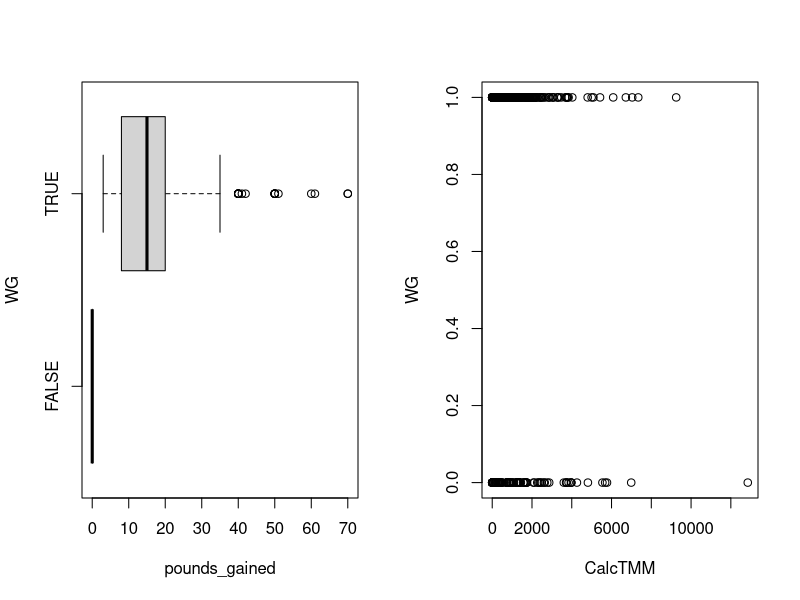
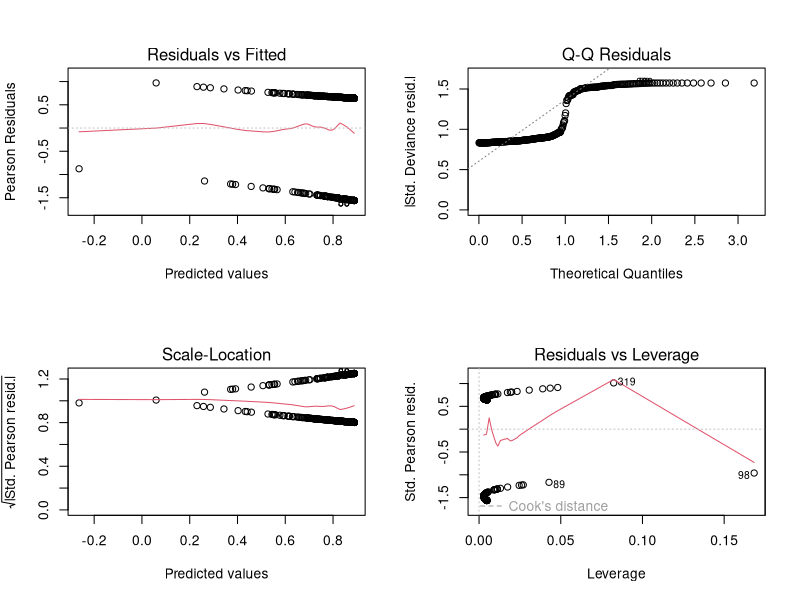
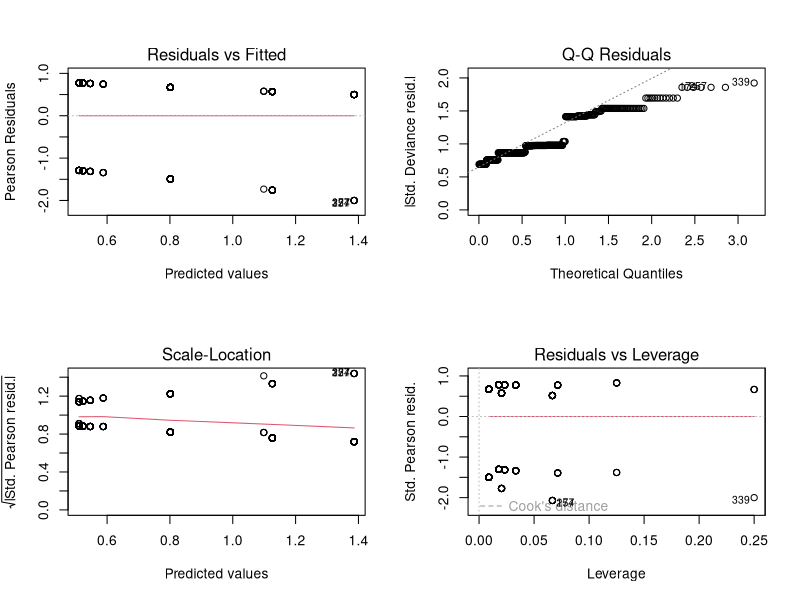
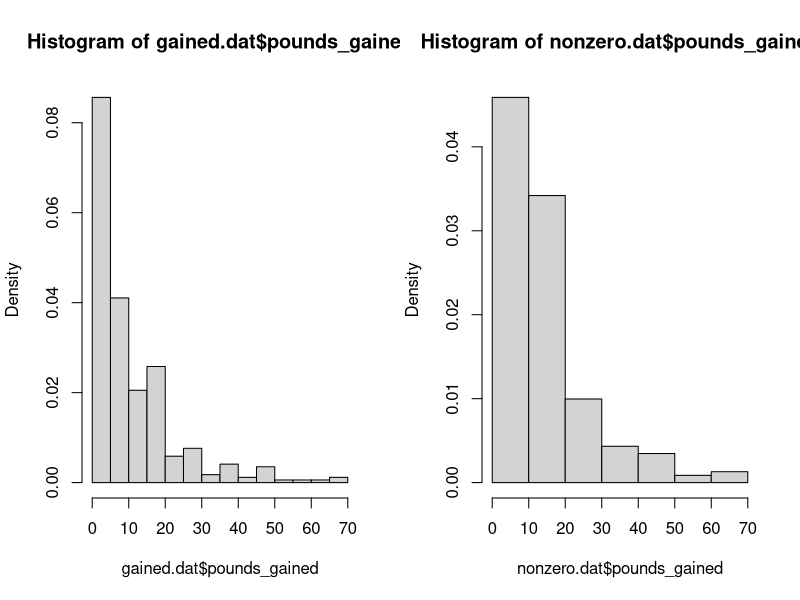
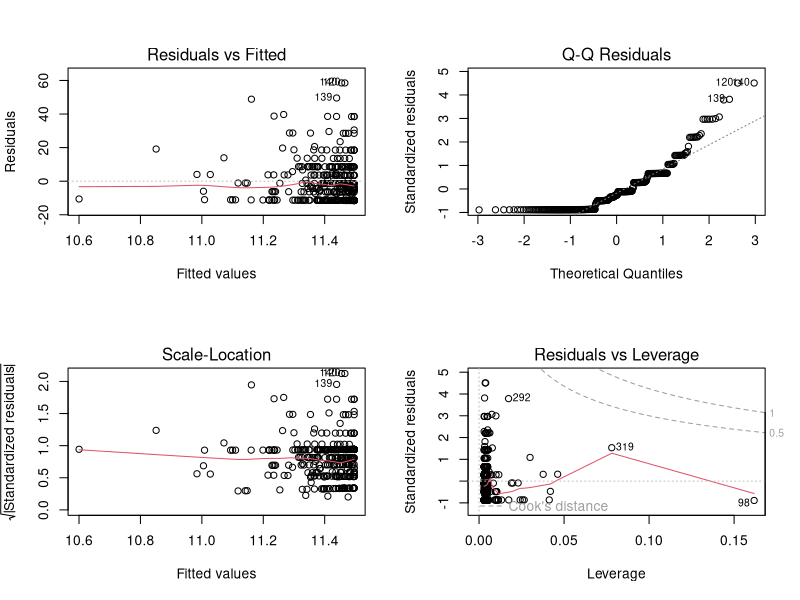
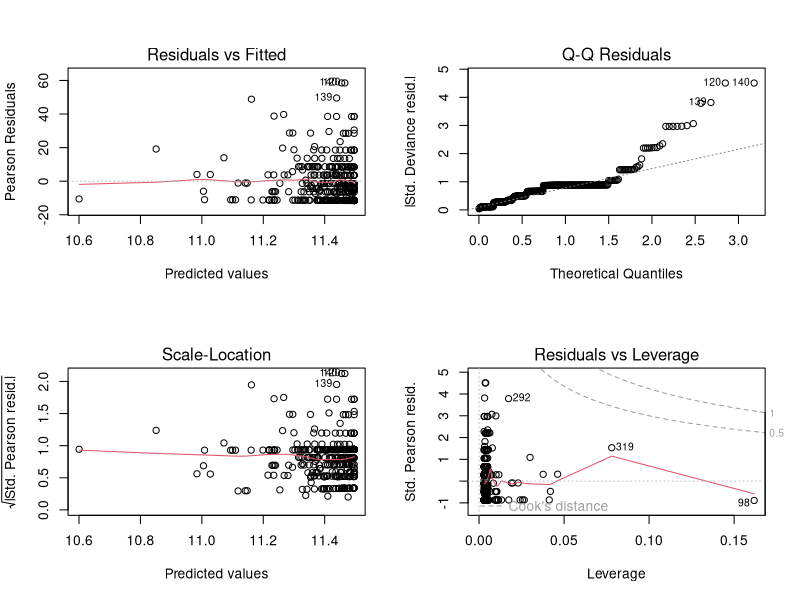
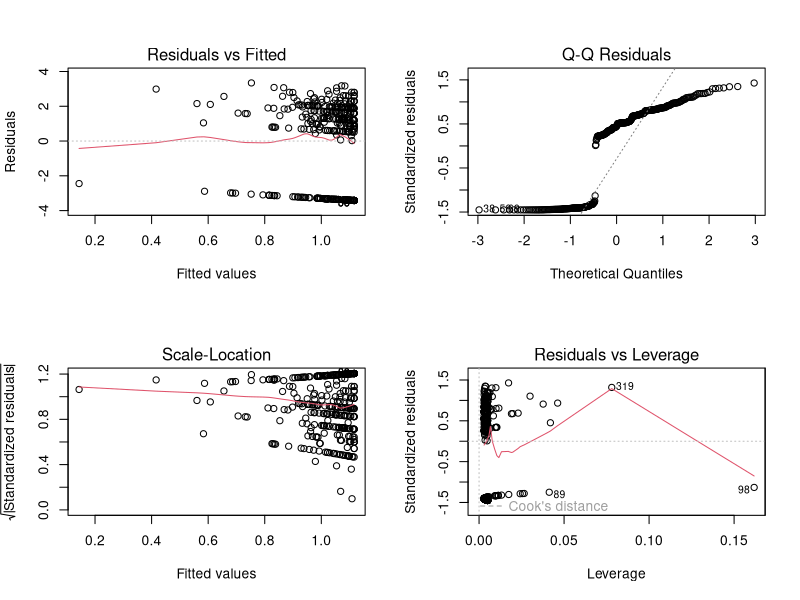
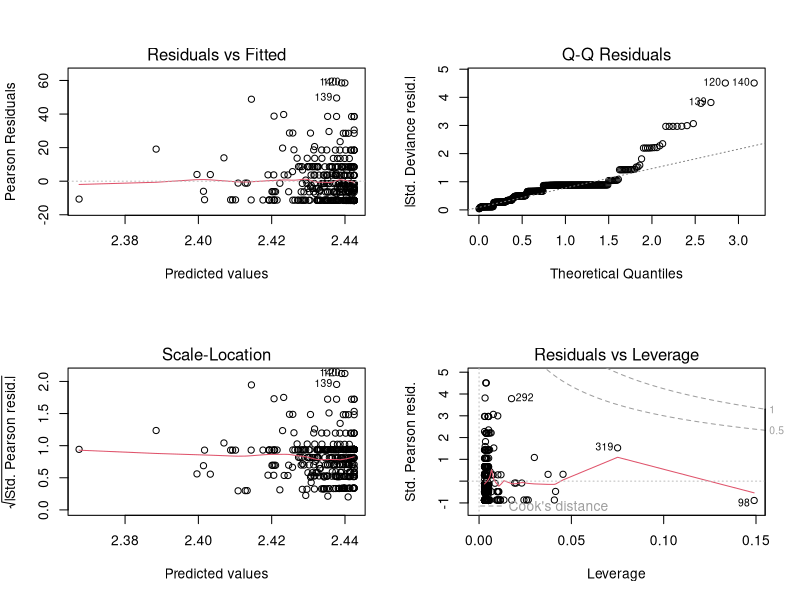

Reproduce these figures in R, in order.
## ---- chunk 1
knitr::opts_chunk$set(echo = TRUE)
## ---- chunk 2
metrics.dat <- read.csv('Practicum 1 Data.csv',header=TRUE)
metrics.dat <- metrics.dat[!is.na(metrics.dat$Snumber),]

metrics.dat$CalcTMM <- with(metrics.dat, 8*Vig.ex.Time + 4*Mod.ex.time + 3.3*Walk.ex.Time)

metrics.dat$shift[metrics.dat$shift==''] <- 'missing'
shift.levels <- c(paste(c(7:11),'am',sep=''),paste(c(12,1:2),'pm',sep=''),'other','missing')
metrics.dat$shift <- factor(metrics.dat$shift,shift.levels)
summary(metrics.dat$shift)
## ---- chunk 3
metrics.dat$MissingLbs <- is.na(metrics.dat$pounds_gained)
table(metrics.dat$MissingLbs,metrics.dat$weightgain)
## ---- chunk 4
gained.dat <- metrics.dat[metrics.dat$weightgain %in% c('Yes','No'),]
gained.dat$WG <- FALSE
gained.dat$WG[gained.dat$weightgain=='Yes'] <- TRUE
gained.dat$pounds_gained[!gained.dat$WG] <- 0
dim(gained.dat)
gained.dat$MissingLbs <- is.na(gained.dat$pounds_gained)
table(gained.dat$MissingLbs,gained.dat$weightgain)

gained.dat <- gained.dat[!is.na(gained.dat$CalcTMM),]
dim(gained.dat)
## ---- chunk 5
#gained.dat <- gained.dat[!gained.dat$MissingLbs,]
dim(gained.dat)
## ---- chunk 6
par(mfrow=c(1,2))
boxplot(pounds_gained ~ WG,data=gained.dat,horizontal = TRUE)
plot(WG~CalcTMM,data=gained.dat)
## ---- chunk 7
SA1.model1 <- glm(WG ~ CalcTMM, data=gained.dat,family = binomial)
summary(SA1.model1)
par(mfrow=c(2,2))
plot(SA1.model1)
## ---- chunk 8
SA2.model1 <- glm(WG ~ shift, data=gained.dat,family = binomial)
summary(SA2.model1)
par(mfrow=c(2,2))
plot(SA2.model1)
## ---- chunk 9
SA12.model2 <- glm(WG ~ shift+CalcTMM, data=gained.dat,family = binomial)
summary(SA12.model2)
## ---- chunk 10
SA12.model3a <- glm(WG ~ gender + Age + shift + CalcTMM, data=gained.dat,family = binomial)
summary(SA12.model3a)
## ---- chunk 11
SA12.model3b <- glm(WG ~ gender + Age + height +shift + CalcTMM, data=gained.dat,family = binomial)
summary(SA12.model3b)
## ---- chunk 12
SA12.model4a <- glm(WG ~ gender + Age + shift + Vig.ex.Time  + Mod.ex.time + Walk.ex.Time, data=gained.dat,family = binomial)
summary(SA12.model4a)
## ---- chunk 13
SA12.model4b <- glm(WG ~ gender + Age + height + shift + Vig.ex.Time  + Mod.ex.time + Walk.ex.Time, data=gained.dat,family = binomial)
summary(SA12.model4b)
## ---- chunk 14
gained.dat['initial_bweight'] <- gained.dat$bweight - gained.dat$pounds_gained
gained.dat['initial_BMI'] <- (gained.dat$initial_bweight / (gained.dat$height)^2)*703
## ---- chunk 15
SA12.model4a <- glm(WG ~ gender + Age + shift + Vig.ex.Time  + Mod.ex.time + Walk.ex.Time + initial_BMI, data=gained.dat,family = binomial)
summary(SA12.model4a)
## ---- chunk 16
SA12.model4b <- glm(WG ~ gender + Age + height + shift + Vig.ex.Time  + Mod.ex.time + Walk.ex.Time +initial_bweight, data=gained.dat,family = binomial)
summary(SA12.model4b)
## ---- chunk 17
sum(is.na(gained.dat$pounds_gained))
gained.dat <- gained.dat[!is.na(gained.dat$pounds_gained),]
## ---- chunk 18
par(mfrow=c(1,2))
hist(gained.dat$pounds_gained, freq = FALSE)
nonzero.dat <- gained.dat[gained.dat$pounds_gained>0,]
hist(nonzero.dat$pounds_gained, freq = FALSE)
## ---- chunk 19
SA1.model1.lm <- lm(pounds_gained ~ CalcTMM, data=gained.dat)
summary(SA1.model1.lm)
par(mfrow=c(2,2))
plot(SA1.model1.lm)
## ---- chunk 20
#equivalent model, just using glm instead of lm
SA1.model1.gauss <- glm(pounds_gained ~ CalcTMM, data=gained.dat,family = gaussian)
SA1b.model1.gauss <- glm(pounds_gained ~ CalcTMM, data=nonzero.dat,family = gaussian)
summary(SA1.model1.gauss)
par(mfrow=c(2,2))
plot(SA1.model1.gauss)
## ---- chunk 21
#error in log(0)
SA1.model1.log <- lm(log(pounds_gained+0.1) ~ CalcTMM, data=gained.dat)
summary(SA1.model1.log)
par(mfrow=c(2,2))
plot(SA1.model1.log)
## ---- chunk 22
#error in log(0)
SA1.model1.loggauss <- glm(pounds_gained+0.01 ~ CalcTMM, data=gained.dat,family = gaussian(link="log"))
SA1b.model1.loggauss <- glm(pounds_gained ~ CalcTMM, data=nonzero.dat,family = gaussian(link="log"))
par(mfrow=c(2,2))
plot(SA1.model1.loggauss)
## ---- chunk 23
gained.dat$LBS <- round(gained.dat$pounds_gained)
nonzero.dat$LBS <- round(nonzero.dat$pounds_gained)
## ---- chunk 24
SA1.model1.poisson <- glm(LBS ~ CalcTMM, data=gained.dat,family = poisson)
SA1b.model1.poisson <- glm(LBS ~ CalcTMM, data=nonzero.dat,family = poisson)
summary(SA1.model1.poisson)
par(mfrow=c(2,2))
plot(SA1.model1.poisson)
## ---- chunk 25
SA1.model1.quasi <- glm(pounds_gained ~ CalcTMM, data=gained.dat,family = quasipoisson)
SA1b.model1.quasi <- glm(pounds_gained ~ CalcTMM, data=nonzero.dat,family = quasipoisson)
summary(SA1.model1.quasi)
par(mfrow=c(2,2))
plot(SA1.model1.quasi)
## ---- chunk 26
SA1b.model1.Gamma <- glm(pounds_gained ~ CalcTMM, data=nonzero.dat,family = Gamma)
summary(SA1b.model1.Gamma)
par(mfrow=c(2,2))
plot(SA1b.model1.Gamma)
## ---- chunk 27
anova(SA1.model1.gauss,
      SA1.model1.loggauss,
      SA1.model1.poisson,
      SA1.model1.quasi)
anova(SA1b.model1.gauss,
      SA1b.model1.loggauss,
      SA1b.model1.poisson,
      SA1b.model1.quasi,
      SA1b.model1.Gamma)
## ---- chunk 28
library(pscl)
summary(zero.model1 <- zeroinfl(LBS ~ CalcTMM, data = gained.dat))
## ---- chunk 29
#par(mfrow=c(1,1))
hist(gained.dat$pounds_gained, freq = FALSE,ylim=c(0,max(dpois(0:70, mean(gained.dat$pounds_gained)))))
100*abs(sd(gained.dat$pounds_gained)-mean(gained.dat$pounds_gained))/mean(gained.dat$pounds_gained)
lines(0:70,dpois(0:70,mean(gained.dat$pounds_gained)),col='red')
mean(gained.dat$pounds_gained)
sd(gained.dat$pounds_gained)
## ---- chunk 30
hist(nonzero.dat$pounds_gained, freq = FALSE,ylim=c(0,max(dpois(0:70, mean(nonzero.dat$pounds_gained)))))
lines(0:70,dpois(0:70,mean(nonzero.dat$pounds_gained)),col='red')
mean(nonzero.dat$pounds_gained)
sd(nonzero.dat$pounds_gained)
100*abs(sd(nonzero.dat$pounds_gained)-mean(nonzero.dat$pounds_gained))/mean(nonzero.dat$pounds_gained)
## ---- chunk 31
colors <- rep('red',dim(gained.dat)[1]) 
colors[gained.dat$pounds_gained==0] <- 'blue'
plot(pounds_gained~CalcTMM,gained.dat,col=colors)
abline(lm(pounds_gained~CalcTMM,gained.dat))
abline(lm(pounds_gained~CalcTMM,nonzero.dat),col='red')
## ---- chunk 32
#missing values for gender
sum(gained.dat$gender=='')
gained.dat <- gained.dat[!gained.dat$gender=='',]

sum(is.na(gained.dat$Age))
sum(is.na(gained.dat$height))
sum(is.na(gained.dat$shift))
sum(is.na(gained.dat$initial_BMI))
## ---- chunk 33
SA12.model4.quasi <- glm(pounds_gained ~ gender + Age + height + shift + Vig.ex.Time  + Mod.ex.time + Walk.ex.Time, data=gained.dat,family = quasipoisson)
SA12b.model4.quasi <- glm(pounds_gained ~ gender + Age + height + shift + Vig.ex.Time  + Mod.ex.time + Walk.ex.Time, data=nonzero.dat,family = quasipoisson)
summary(SA12.model4.quasi)
summary(SA12b.model4.quasi)
par(mfrow=c(2,2))
plot(SA12.model4.quasi)
## ---- chunk 34
par(mfrow=c(2,2))
plot(SA12b.model4.quasi)
## ---- chunk 35
zero.model4 <- zeroinfl(LBS ~ gender + Age + height + shift + Vig.ex.Time + Mod.ex.time + Walk.ex.Time + initial_BMI, data = gained.dat)
summary(zero.model4)
